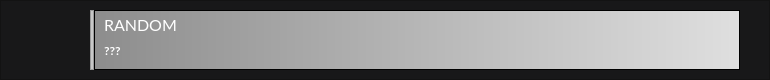
   <widget class="QFrame" name="frame_2">
    <property name="geometry">
     <rect>
      <x>0</x>
      <y>470</y>
      <width>770</width>
      <height>80</height>
     </rect>
    </property>
    <property name="styleSheet">
     <string notr="true">background-color: #181819;
color: #7f7f7f;</string>
    </property>
    <property name="frameShape">
     <enum>QFrame::StyledPanel</enum>
    </property>
    <property name="frameShadow">
     <enum>QFrame::Raised</enum>
    </property>
    <widget class="QFrame" name="whatisMusic">
     <property name="geometry">
      <rect>
       <x>94</x>
       <y>10</y>
       <width>646</width>
       <height>60</height>
      </rect>
     </property>
     <property name="styleSheet">
      <string notr="true">background-color:qlineargradient(spread:pad, x1:0, y1:0, x2:1, y2:0, stop:0 rgba(141, 141, 141, 255), stop:1 rgba(223, 223, 223, 255))</string>
     </property>
     <property name="frameShape">
      <enum>QFrame::StyledPanel</enum>
     </property>
     <property name="frameShadow">
      <enum>QFrame::Raised</enum>
     </property>
     <widget class="QLabel" name="selectedLabel">
      <property name="geometry">
       <rect>
        <x>10</x>
        <y>0</y>
        <width>361</width>
        <height>30</height>
       </rect>
      </property>
      <property name="font">
       <font>
        <family>Lato</family>
        <pointsize>12</pointsize>
       </font>
      </property>
      <property name="styleSheet">
       <string notr="true">background:transparent;
color: #ffffff</string>
      </property>
      <property name="text">
       <string>RANDOM</string>
      </property>
     </widget>
     <widget class="QLabel" name="whoisArtist">
      <property name="geometry">
       <rect>
        <x>10</x>
        <y>30</y>
        <width>241</width>
        <height>21</height>
       </rect>
      </property>
      <property name="font">
       <font>
        <family>Lato</family>
        <weight>75</weight>
        <bold>true</bold>
       </font>
      </property>
      <property name="styleSheet">
       <string notr="true">background:transparent;
color: #ffffff</string>
      </property>
      <property name="text">
       <string>???</string>
      </property>
     </widget>
     <widget class="QLabel" name="whatisMode">
      <property name="geometry">
       <rect>
        <x>500</x>
        <y>15</y>
        <width>112</width>
        <height>22</height>
       </rect>
      </property>
      <property name="styleSheet">
       <string notr="true">background:transparent;</string>
      </property>
      <property name="text">
       <string/>
      </property>
     </widget>
    </widget>
    <widget class="QLabel" name="musicIcon">
     <property name="geometry">
      <rect>
       <x>30</x>
       <y>10</y>
       <width>60</width>
       <height>60</height>
      </rect>
     </property>
     <property name="styleSheet">
      <string notr="true"/>
     </property>
     <property name="text">
      <string/>
     </property>
     <property name="pixmap">
      <pixmap>images/icon.png</pixmap>
     </property>
    </widget>
    <widget class="QFrame" name="frame_3">
     <property name="geometry">
      <rect>
       <x>90</x>
       <y>10</y>
       <width>4</width>
       <height>60</height>
      </rect>
     </property>
     <property name="styleSheet">
      <string notr="true">background:#c8c8c8</string>
     </property>
     <property name="frameShape">
      <enum>QFrame::StyledPanel</enum>
     </property>
     <property name="frameShadow">
      <enum>QFrame::Raised</enum>
     </property>
    </widget>
   </widget>
